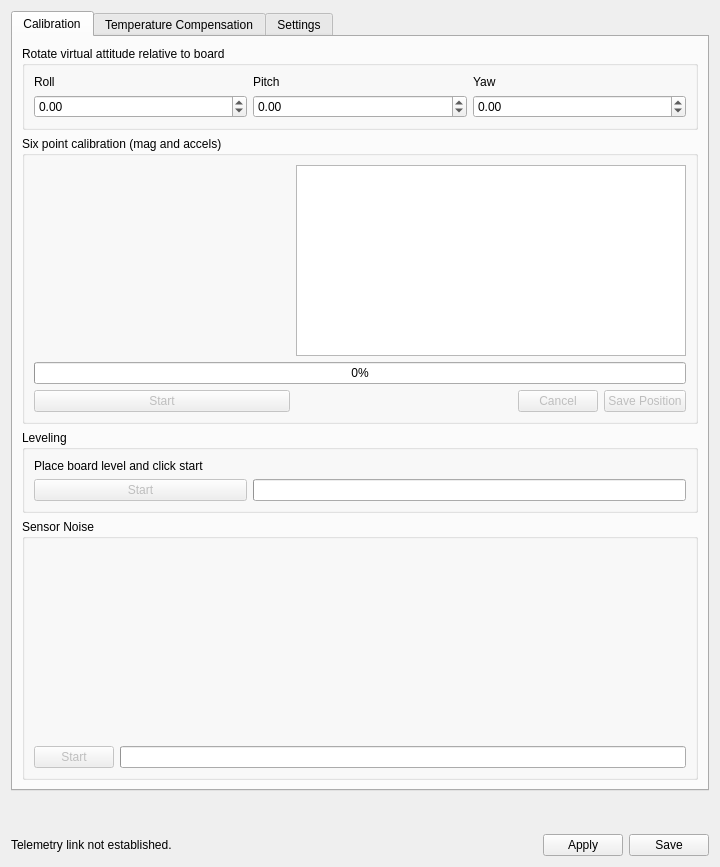
<?xml version="1.0" encoding="UTF-8"?>
<ui version="4.0">
 <class>RevoSensorsWidget</class>
 <widget class="QWidget" name="RevoSensorsWidget">
  <property name="geometry">
   <rect>
    <x>0</x>
    <y>0</y>
    <width>720</width>
    <height>867</height>
   </rect>
  </property>
  <property name="windowTitle">
   <string>Form</string>
  </property>
  <layout class="QVBoxLayout" name="verticalLayout_11">
   <item>
    <widget class="QTabWidget" name="tabWidget">
     <property name="currentIndex">
      <number>0</number>
     </property>
     <widget class="QWidget" name="tab_2">
      <attribute name="title">
       <string>Calibration</string>
      </attribute>
      <layout class="QVBoxLayout" name="verticalLayout_7" stretch="0,0,0,0">
       <item>
        <widget class="QGroupBox" name="groupBox">
         <property name="title">
          <string>Rotate virtual attitude relative to board</string>
         </property>
         <layout class="QGridLayout" name="gridLayout">
          <item row="0" column="1">
           <widget class="QLabel" name="label_8">
            <property name="text">
             <string>Pitch</string>
            </property>
            <property name="alignment">
             <set>Qt::AlignLeading|Qt::AlignLeft|Qt::AlignVCenter</set>
            </property>
           </widget>
          </item>
          <item row="0" column="0">
           <widget class="QLabel" name="label_9">
            <property name="text">
             <string>Roll</string>
            </property>
            <property name="alignment">
             <set>Qt::AlignLeading|Qt::AlignLeft|Qt::AlignVCenter</set>
            </property>
           </widget>
          </item>
          <item row="0" column="2">
           <widget class="QLabel" name="label_10">
            <property name="text">
             <string>Yaw</string>
            </property>
            <property name="alignment">
             <set>Qt::AlignLeading|Qt::AlignLeft|Qt::AlignVCenter</set>
            </property>
           </widget>
          </item>
          <item row="1" column="2">
           <widget class="QDoubleSpinBox" name="yawRotation">
            <property name="minimum">
             <double>-180.000000000000000</double>
            </property>
            <property name="maximum">
             <double>180.000000000000000</double>
            </property>
            <property name="objrelation" stdset="0">
             <stringlist>
              <string>objname:AttitudeSettings</string>
              <string>fieldname:BoardRotation</string>
              <string>element:Yaw</string>
              <string>scale:100.0</string>
             </stringlist>
            </property>
           </widget>
          </item>
          <item row="1" column="1">
           <widget class="QDoubleSpinBox" name="pitchRotation">
            <property name="minimum">
             <double>-90.000000000000000</double>
            </property>
            <property name="maximum">
             <double>90.000000000000000</double>
            </property>
            <property name="objrelation" stdset="0">
             <stringlist>
              <string>objname:AttitudeSettings</string>
              <string>fieldname:BoardRotation</string>
              <string>element:Pitch</string>
              <string>scale:100.0</string>
             </stringlist>
            </property>
           </widget>
          </item>
          <item row="1" column="0">
           <widget class="QDoubleSpinBox" name="rollRotation">
            <property name="minimum">
             <double>-180.000000000000000</double>
            </property>
            <property name="maximum">
             <double>180.000000000000000</double>
            </property>
            <property name="objrelation" stdset="0">
             <stringlist>
              <string>objname:AttitudeSettings</string>
              <string>fieldname:BoardRotation</string>
              <string>element:Roll</string>
              <string>scale:100.0</string>
             </stringlist>
            </property>
           </widget>
          </item>
         </layout>
        </widget>
       </item>
       <item>
        <widget class="QGroupBox" name="groupBox6pt">
         <property name="title">
          <string>Six point calibration (mag and accels)</string>
         </property>
         <layout class="QGridLayout" name="gridLayout_4">
          <item row="2" column="0">
           <widget class="QPushButton" name="sixPointStart">
            <property name="enabled">
             <bool>false</bool>
            </property>
            <property name="toolTip">
             <string>Launch a sensor range and bias calibration.</string>
            </property>
            <property name="text">
             <string>Start</string>
            </property>
           </widget>
          </item>
          <item row="2" column="1">
           <spacer name="horizontalSpacer_3">
            <property name="orientation">
             <enum>Qt::Horizontal</enum>
            </property>
            <property name="sizeHint" stdset="0">
             <size>
              <width>40</width>
              <height>20</height>
             </size>
            </property>
           </spacer>
          </item>
          <item row="1" column="0" colspan="5">
           <widget class="QProgressBar" name="sixPointProgress">
            <property name="value">
             <number>0</number>
            </property>
           </widget>
          </item>
          <item row="2" column="4">
           <widget class="QPushButton" name="sixPointSave">
            <property name="enabled">
             <bool>false</bool>
            </property>
            <property name="toolTip">
             <string>Save settings (only enabled when calibration is running)</string>
            </property>
            <property name="text">
             <string>Save Position</string>
            </property>
           </widget>
          </item>
          <item row="2" column="3">
           <widget class="QPushButton" name="sixPointCancel">
            <property name="enabled">
             <bool>false</bool>
            </property>
            <property name="text">
             <string>Cancel</string>
            </property>
           </widget>
          </item>
          <item row="0" column="0">
           <widget class="QGraphicsView" name="sixPointHelp">
            <property name="sizePolicy">
             <sizepolicy hsizetype="Expanding" vsizetype="MinimumExpanding">
              <horstretch>0</horstretch>
              <verstretch>0</verstretch>
             </sizepolicy>
            </property>
            <property name="maximumSize">
             <size>
              <width>16777215</width>
              <height>100</height>
             </size>
            </property>
            <property name="toolTip">
             <string>Nice paper plane, eh?</string>
            </property>
            <property name="styleSheet">
             <string notr="true">background:transparent</string>
            </property>
           </widget>
          </item>
          <item row="0" column="1" colspan="4">
           <widget class="QTextEdit" name="sixPointCalibInstructions"/>
          </item>
         </layout>
        </widget>
       </item>
       <item>
        <widget class="QGroupBox" name="groupBox_4">
         <property name="title">
          <string>Leveling</string>
         </property>
         <layout class="QGridLayout" name="gridLayout_3">
          <item row="0" column="0">
           <widget class="QLabel" name="label">
            <property name="text">
             <string>Place board level and click start</string>
            </property>
           </widget>
          </item>
          <item row="2" column="0">
           <widget class="QPushButton" name="accelBiasStart">
            <property name="enabled">
             <bool>false</bool>
            </property>
            <property name="text">
             <string>Start</string>
            </property>
           </widget>
          </item>
          <item row="2" column="1" colspan="2">
           <widget class="QProgressBar" name="accelBiasProgress">
            <property name="value">
             <number>0</number>
            </property>
            <property name="textVisible">
             <bool>false</bool>
            </property>
           </widget>
          </item>
         </layout>
        </widget>
       </item>
       <item>
        <widget class="QGroupBox" name="groupBox_3">
         <property name="title">
          <string>Sensor Noise</string>
         </property>
         <layout class="QGridLayout" name="gridLayout_2">
          <item row="1" column="1">
           <widget class="QProgressBar" name="noiseMeasurementProgress">
            <property name="enabled">
             <bool>true</bool>
            </property>
            <property name="maximum">
             <number>100</number>
            </property>
            <property name="value">
             <number>0</number>
            </property>
            <property name="textVisible">
             <bool>false</bool>
            </property>
           </widget>
          </item>
          <item row="1" column="0">
           <widget class="QPushButton" name="noiseMeasurementStart">
            <property name="enabled">
             <bool>false</bool>
            </property>
            <property name="toolTip">
             <string>Press to start a calibration procedure, about 15 seconds.

Hint: run this with engines at cruising speed.</string>
            </property>
            <property name="text">
             <string>Start</string>
            </property>
           </widget>
          </item>
          <item row="0" column="0" colspan="2">
           <widget class="QGraphicsView" name="sensorsBargraph">
            <property name="toolTip">
             <string>These are the sensor variance values computed by the AHRS.

Tip: lower is better!</string>
            </property>
            <property name="styleSheet">
             <string notr="true">background:transparent</string>
            </property>
            <property name="verticalScrollBarPolicy">
             <enum>Qt::ScrollBarAlwaysOff</enum>
            </property>
            <property name="horizontalScrollBarPolicy">
             <enum>Qt::ScrollBarAlwaysOff</enum>
            </property>
           </widget>
          </item>
         </layout>
        </widget>
       </item>
      </layout>
     </widget>
     <widget class="QWidget" name="tempCalTab">
      <attribute name="title">
       <string>Temperature Compensation</string>
      </attribute>
      <layout class="QVBoxLayout" name="verticalLayout">
       <item>
        <widget class="QLabel" name="tempCalMessage">
         <property name="maximumSize">
          <size>
           <width>16777215</width>
           <height>50</height>
          </size>
         </property>
         <property name="text">
          <string/>
         </property>
        </widget>
       </item>
       <item>
        <widget class="QProgressBar" name="tempCalProgress">
         <property name="value">
          <number>0</number>
         </property>
        </widget>
       </item>
       <item>
        <widget class="TempCompCurve" name="xGyroTemp" native="true"/>
       </item>
       <item>
        <widget class="TempCompCurve" name="yGyroTemp" native="true"/>
       </item>
       <item>
        <widget class="TempCompCurve" name="zGyroTemp" native="true"/>
       </item>
       <item>
        <layout class="QHBoxLayout" name="horizontalLayout">
         <item>
          <widget class="QPushButton" name="startTempCal">
           <property name="text">
            <string>Start Temperature Calibration</string>
           </property>
          </widget>
         </item>
         <item>
          <widget class="QPushButton" name="cancelTempCal">
           <property name="enabled">
            <bool>false</bool>
           </property>
           <property name="text">
            <string>Cancel Temperature Calibration</string>
           </property>
          </widget>
         </item>
        </layout>
       </item>
      </layout>
     </widget>
     <widget class="QWidget" name="tab">
      <attribute name="title">
       <string>Settings</string>
      </attribute>
      <layout class="QVBoxLayout" name="verticalLayout_6">
       <item>
        <layout class="QHBoxLayout" name="ahrsSettingsLayout">
         <item>
          <widget class="QLabel" name="label_2">
           <property name="font">
            <font>
             <weight>75</weight>
             <bold>true</bold>
            </font>
           </property>
           <property name="text">
            <string>Attitude Algorithm:</string>
           </property>
          </widget>
         </item>
         <item>
          <widget class="QComboBox" name="algorithm">
           <property name="toolTip">
            <string>Select the sensor integration algorithm here.
&quot;Simple&quot; only uses accelerometer values
&quot;INSGPS&quot; the full featured algorithm integrating all sensors</string>
           </property>
          </widget>
         </item>
         <item>
          <spacer name="horizontalSpacer_2">
           <property name="orientation">
            <enum>Qt::Horizontal</enum>
           </property>
           <property name="sizeHint" stdset="0">
            <size>
             <width>40</width>
             <height>20</height>
            </size>
           </property>
          </spacer>
         </item>
         <item>
          <widget class="QLabel" name="label_4">
           <property name="font">
            <font>
             <weight>75</weight>
             <bold>true</bold>
            </font>
           </property>
           <property name="text">
            <string>Home Location:</string>
           </property>
          </widget>
         </item>
         <item>
          <widget class="QRadioButton" name="homeLocationSet">
           <property name="enabled">
            <bool>false</bool>
           </property>
           <property name="toolTip">
            <string>Saves the Home Location. This is only enabled
if the Home Location is set, i.e. if the GPS fix is
successful.

Disabled if there is no GPS fix.</string>
           </property>
           <property name="text">
            <string>Set</string>
           </property>
           <property name="checked">
            <bool>true</bool>
           </property>
           <attribute name="buttonGroup">
            <string notr="true">buttonGroup</string>
           </attribute>
          </widget>
         </item>
         <item>
          <widget class="QRadioButton" name="homeLocationClear">
           <property name="enabled">
            <bool>true</bool>
           </property>
           <property name="toolTip">
            <string>Clears the HomeLocation: only makes sense if you save
to SD. This will force the INS to use the next GPS fix as the
new home location unless it is in indoor mode.</string>
           </property>
           <property name="text">
            <string>Clear</string>
           </property>
           <attribute name="buttonGroup">
            <string notr="true">buttonGroup</string>
           </attribute>
          </widget>
         </item>
        </layout>
       </item>
       <item>
        <spacer name="verticalSpacer">
         <property name="orientation">
          <enum>Qt::Vertical</enum>
         </property>
         <property name="sizeHint" stdset="0">
          <size>
           <width>20</width>
           <height>40</height>
          </size>
         </property>
        </spacer>
       </item>
      </layout>
     </widget>
    </widget>
   </item>
   <item>
    <spacer name="verticalSpacer_2">
     <property name="orientation">
      <enum>Qt::Vertical</enum>
     </property>
     <property name="sizeHint" stdset="0">
      <size>
       <width>20</width>
       <height>40</height>
      </size>
     </property>
    </spacer>
   </item>
   <item>
    <layout class="QHBoxLayout" name="submitButtons">
     <item>
      <widget class="QLabel" name="calibInstructions">
       <property name="text">
        <string>Telemetry link not established.</string>
       </property>
      </widget>
     </item>
     <item>
      <spacer name="horizontalSpacer">
       <property name="orientation">
        <enum>Qt::Horizontal</enum>
       </property>
       <property name="sizeHint" stdset="0">
        <size>
         <width>40</width>
         <height>20</height>
        </size>
       </property>
      </spacer>
     </item>
     <item>
      <widget class="QPushButton" name="Help">
       <property name="sizePolicy">
        <sizepolicy hsizetype="Fixed" vsizetype="Fixed">
         <horstretch>0</horstretch>
         <verstretch>0</verstretch>
        </sizepolicy>
       </property>
       <property name="maximumSize">
        <size>
         <width>32</width>
         <height>32</height>
        </size>
       </property>
       <property name="font">
        <font>
         <kerning>true</kerning>
        </font>
       </property>
       <property name="text">
        <string/>
       </property>
       <property name="icon">
        <iconset resource="../coreplugin/core.qrc">
         <normaloff>:/core/images/helpicon.svg</normaloff>:/core/images/helpicon.svg</iconset>
       </property>
       <property name="iconSize">
        <size>
         <width>32</width>
         <height>32</height>
        </size>
       </property>
       <property name="shortcut">
        <string>Ctrl+S</string>
       </property>
       <property name="default">
        <bool>false</bool>
       </property>
       <property name="flat">
        <bool>true</bool>
       </property>
       <property name="objrelation" stdset="0">
        <stringlist>
         <string>button:help</string>
         <string>url:http://wiki.openpilot.org/display/Doc/Revo+Configuration</string>
        </stringlist>
       </property>
      </widget>
     </item>
     <item>
      <widget class="QPushButton" name="applyButton">
       <property name="toolTip">
        <string>Save settings to the board (RAM only).

This does not save the calibration settings, this is done using the
specific calibration button on top of the screen.</string>
       </property>
       <property name="text">
        <string>Apply</string>
       </property>
       <property name="objrelation" stdset="0">
        <string>button:apply</string>
       </property>
      </widget>
     </item>
     <item>
      <widget class="QPushButton" name="saveButton">
       <property name="toolTip">
        <string>Send settings to the board, and save to the non-volatile memory.</string>
       </property>
       <property name="text">
        <string>Save</string>
       </property>
       <property name="checked">
        <bool>false</bool>
       </property>
       <property name="objrelation" stdset="0">
        <string>button:save</string>
       </property>
      </widget>
     </item>
    </layout>
   </item>
  </layout>
 </widget>
 <customwidgets>
  <customwidget>
   <class>TempCompCurve</class>
   <extends>QWidget</extends>
   <header>tempcompcurve.h</header>
   <container>1</container>
  </customwidget>
 </customwidgets>
 <resources>
  <include location="../coreplugin/core.qrc"/>
 </resources>
 <connections/>
 <buttongroups>
  <buttongroup name="buttonGroup"/>
 </buttongroups>
</ui>
